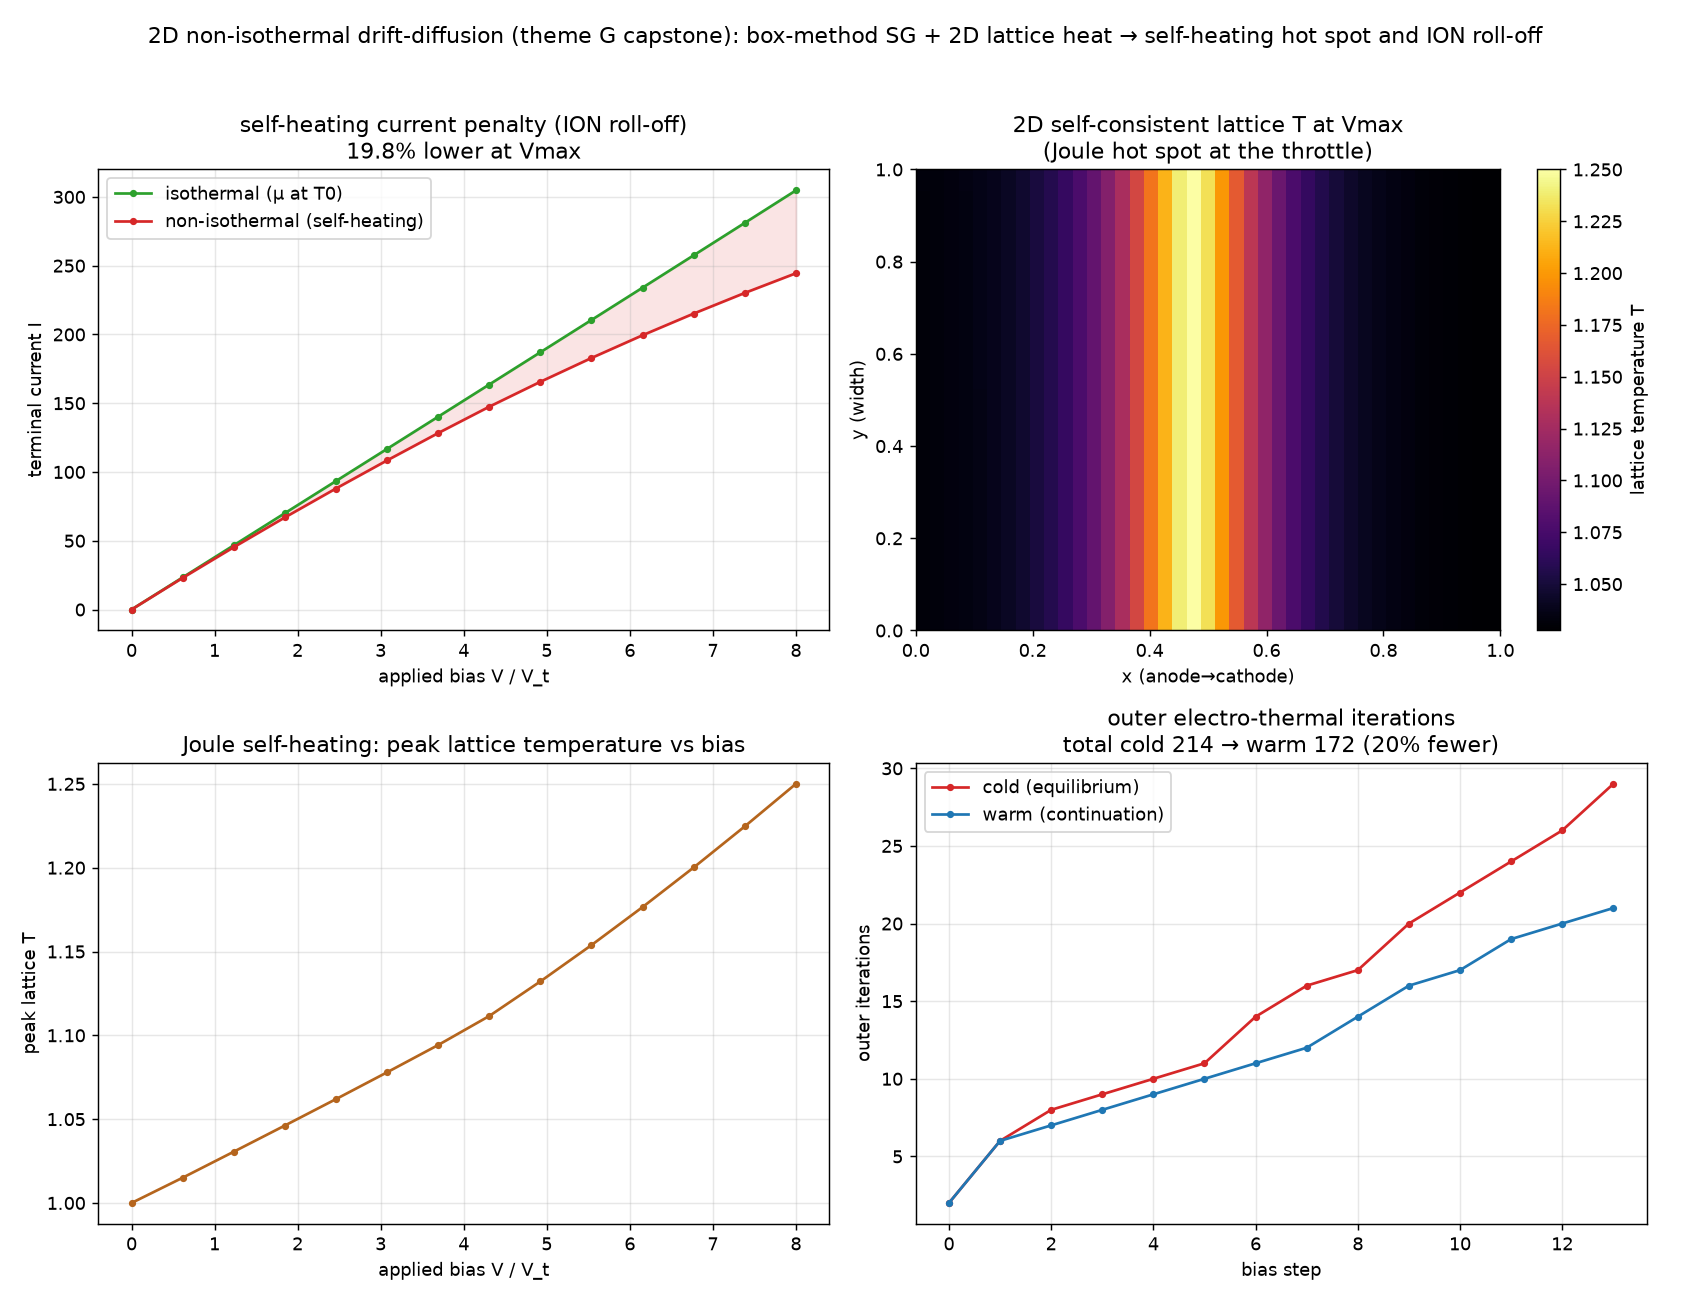

Source code (Python):
"""dd_nonisothermal_2d.py — capstone seed for research theme G: a 2-D
NON-ISOTHERMAL drift-diffusion device, fusing the 2-D/3-D self-heating heat
solve (⑰ cfet_thermal_crosstalk.py, ⑲ ...3d.py) with the 1-D non-isothermal DD
coupling (⑱ dd_nonisothermal_1d.py). This is the "2-D non-isothermal DD" next
axis flagged in RESEARCH_THEMES theme G and LITREVIEW_G §4.

Model (scaled, steady, unipolar electrons — an n-i-n resistive channel so a real
current dissipates power):
  * Electrical: nonlinear Poisson for psi (5-point) + a 2-D BOX-METHOD (finite-volume)
    Scharfetter-Gummel electron-continuity solve, coupled by a Gummel map. Bias is
    applied across x (anode x=0, cathode x=L); the y-edges are insulated.
  * Thermal: a 2-D lattice heat equation  -kappa (T_xx+T_yy) + h (T-T0) = beta Q,
    Q = J . E the electron Joule power, on P1 triangles (weak form), distributed
    substrate sink h, insulated boundaries.
  * Feedback: phonon-limited mobility mu(T)=(T/T0)^-alpha carried PER EDGE from the
    local lattice temperature, so heating lowers mobility, raises resistance, and
    degrades the current (self-heating ION roll-off) — now with a 2-D hot spot.

Self-consistency is an outer, under-relaxed electro-thermal loop (solve DD at the
current T -> Joule power -> solve heat -> update T). Idea C: a bias-continuation
warm-start cuts outer iterations; the FE/DD solve keeps accuracy.

Shows: a 2-D self-consistent lattice-temperature field with a Joule hot spot, the
self-heating current penalty vs the isothermal device, and the warm-start saving.

Honest scope: 2-D, scaled units, UNIPOLAR (electron) transport on a structured grid
box method (not the full 2-carrier Full-Newton system, which needs variable scaling),
mobility the only explicit T channel. The Poisson, continuity and heat solves are all
genuinely 2-D, but the doping throttle spans the full width, so the current (and hence
the hot spot) is a y-uniform band — a series resistor. A laterally-varying geometry
(constriction, L-channel, or the CFET footprints of ⑰/⑲) is the natural next step
that makes the field 2-D in both axes. A seed toward full 2-D non-isothermal DD. No ML.

Run:  python3 dd_nonisothermal_2d.py       (writes dd_nonisothermal_2d.png)
      python3 dd_nonisothermal_2d.py --help
"""
from __future__ import annotations

import argparse

import numpy as np
import scipy.sparse as sp
import scipy.sparse.linalg as spla

SEED = 20260725
LAMBDA2 = 3e-4          # scaled Debye length squared
C0 = 40.0               # scaled contact doping (N/n_i)
XD, WD = 0.5, 0.10      # centre / width of the lightly-doped throttle (x)
KAPPA = 5e-3            # lattice heat conduction
HSINK = 0.5             # distributed substrate sink
T0 = 1.0
ALPHA = 1.5             # phonon-limited mobility exponent
BETA_Q = 3.0e-2         # Joule-power -> temperature coupling
OMEGA = 0.5             # outer under-relaxation


def bern(x):
    x = np.asarray(x, dtype=float)
    out = np.ones_like(x)
    big = np.abs(x) > 1e-10
    out[big] = x[big] / np.expm1(x[big])
    return out


def doping_1d(xs):
    return C0 * (1.0 - 0.97 * np.exp(-((xs - XD) / WD) ** 2))


def mobility(T):
    return (T / T0) ** (-ALPHA)


def build_grid(nx, ny):
    xs = np.linspace(0, 1, nx); ys = np.linspace(0, 1, ny)
    hx = xs[1] - xs[0]; hy = ys[1] - ys[0]
    X, Y = np.meshgrid(xs, ys, indexing="ij")         # X[i,j], i->x, j->y
    nodes = np.column_stack([X.ravel(), Y.ravel()])
    return xs, ys, hx, hy, nodes


def nid(i, j, ny):
    return i * ny + j


def heat_fe(nodes, nx, ny, hx, hy):
    """P1 stiffness K and lumped mass ml on the two-triangle split of each cell."""
    N = nx * ny
    rows, cols, vals = [], [], []
    ml = np.zeros(N)
    tris = []
    for i in range(nx - 1):
        for j in range(ny - 1):
            a = nid(i, j, ny); b = nid(i + 1, j, ny)
            c = nid(i + 1, j + 1, ny); d = nid(i, j + 1, ny)
            tris.append((a, b, c)); tris.append((a, c, d))
    for t in tris:
        p = nodes[list(t)]
        bco = np.array([p[1, 1] - p[2, 1], p[2, 1] - p[0, 1], p[0, 1] - p[1, 1]])
        cco = np.array([p[2, 0] - p[1, 0], p[0, 0] - p[2, 0], p[1, 0] - p[0, 0]])
        area = 0.5 * abs((p[1, 0] - p[0, 0]) * (p[2, 1] - p[0, 1])
                         - (p[2, 0] - p[0, 0]) * (p[1, 1] - p[0, 1]))
        Ke = (np.outer(bco, bco) + np.outer(cco, cco)) / (4.0 * area)
        for a in range(3):
            ml[t[a]] += area / 3.0
            for b in range(3):
                rows.append(t[a]); cols.append(t[b]); vals.append(Ke[a, b])
    K = sp.csr_matrix((vals, (rows, cols)), shape=(N, N))
    return K, ml


def edges(nx, ny):
    """List of (a, b, dir) grid edges; dir 0 = x-edge, 1 = y-edge."""
    ex = []
    for i in range(nx - 1):
        for j in range(ny):
            ex.append((nid(i, j, ny), nid(i + 1, j, ny), 0))
    for i in range(nx):
        for j in range(ny - 1):
            ex.append((nid(i, j, ny), nid(i, j + 1, ny), 1))
    return np.array(ex, dtype=np.int64)


def poisson_gummel(psi, n_k, psi_k, C, Lap, interior, dirich, psi_bc, lam2):
    """One nonlinear-Poisson Newton solve (Gummel exp update, unipolar electrons).
    The Newton step is clamped (|dpsi| <= 2) and the exp argument capped so a large
    applied bias cannot make the linearization overflow / go singular."""
    N = len(psi)
    psi = psi.copy(); psi[dirich] = psi_bc[dirich]
    for _ in range(30):
        nn = n_k * np.exp(np.clip(psi - psi_k, -40.0, 40.0))
        F = -lam2 * (Lap @ psi) - (C - nn)
        Jm = (-lam2 * Lap + sp.diags(nn)).tocsr()
        d = np.zeros(N)
        d[interior] = spla.spsolve(Jm[interior][:, interior].tocsc(), -F[interior])
        d = np.clip(d, -2.0, 2.0)                      # damped Newton (global convergence)
        psi = psi + d
        if np.max(np.abs(d[interior])) < 1e-10:
            break
    n = n_k * np.exp(np.clip(psi - psi_k, -40.0, 40.0))
    return psi, n


def continuity_box(psi, muE, edge, we, N, interior, dirich, n_bc):
    """Box-method Scharfetter-Gummel electron continuity: assemble and solve for n."""
    a = edge[:, 0]; b = edge[:, 1]
    dpsi = psi[b] - psi[a]
    Bp = bern(dpsi) * muE * we           # coefficient multiplying n_b in I_{a->b}
    Bm = bern(-dpsi) * muE * we          # coefficient multiplying n_a
    rows = np.concatenate([a, a, b, b])
    cols = np.concatenate([a, b, b, a])
    # node a balance: -Bm n_a + Bp n_b ; node b balance (opposite sign of I_ab): +Bm n_a - Bp n_b
    data = np.concatenate([-Bm, Bp, -Bp, Bm])
    A = sp.csr_matrix((data, (rows, cols)), shape=(N, N))
    rhs = np.zeros(N)
    n = np.zeros(N); n[dirich] = n_bc[dirich]
    rhs[interior] = -(A[interior][:, dirich] @ n_bc[dirich])
    n[interior] = spla.spsolve(A[interior][:, interior].tocsc(), rhs[interior])
    n = np.clip(n, 1e-30, None)
    return n


def _bc(V, nodes, C):
    left = nodes[:, 0] <= 1e-9; right = nodes[:, 0] >= 1 - 1e-9
    dirich = left | right; interior = np.where(~dirich)[0]
    psi_eq = np.arcsinh(C / 2.0); n_eq = np.exp(psi_eq)
    psi_bc = psi_eq.copy(); psi_bc[left] = psi_eq[left] + V
    return dirich, interior, psi_bc, n_eq


def dd_sweep(V, xs, ys, hx, hy, nodes, edge, Lap, muE, we, C, psi, n):
    """ONE coupled Gummel sweep: nonlinear Poisson (given n) then box-SG electron
    continuity (given psi). Returns psi, n, nodal Joule power Q, terminal current I."""
    nx = len(xs); N = nx * len(ys)
    dirich, interior, psi_bc, n_eq = _bc(V, nodes, C)
    psi, n = poisson_gummel(psi, n, psi.copy(), C, Lap, interior, dirich, psi_bc, LAMBDA2)
    n[dirich] = n_eq[dirich]
    n = continuity_box(psi, muE, edge, we, N, interior, dirich, n_eq)

    dpsi = psi[edge[:, 1]] - psi[edge[:, 0]]
    Ie = (bern(dpsi) * n[edge[:, 1]] - bern(-dpsi) * n[edge[:, 0]]) * muE * we
    q_edge = np.abs(Ie * dpsi)
    Q = np.zeros(N)
    np.add.at(Q, edge[:, 0], 0.5 * q_edge)
    np.add.at(Q, edge[:, 1], 0.5 * q_edge)
    imid = nx // 2
    xmask = (edge[:, 2] == 0) & (nodes[edge[:, 0], 0] <= xs[imid] + 1e-9) \
        & (nodes[edge[:, 1], 0] >= xs[imid] - 1e-9)
    Itot = float(np.sum(Ie[xmask]))
    return psi, n, Q, Itot


def edge_weights(edge, hx, hy):
    return np.where(edge[:, 2] == 0, hy / hx, hx / hy)   # FV face/length weights


def isothermal_dd(V, xs, ys, hx, hy, nodes, edge, Lap, we, C, psi0, n0, max_sweep=40):
    """DD solved at ambient mobility (mu at T0) — the isothermal reference current."""
    muE = np.ones(len(edge))
    psi, n = psi0.copy(), n0.copy()
    I = 0.0
    for _ in range(max_sweep):
        psi_k = psi.copy()
        psi, n, _, I = dd_sweep(V, xs, ys, hx, hy, nodes, edge, Lap, muE, we, C, psi, n)
        if np.max(np.abs(psi - psi_k)) < 1e-6:
            break
    return I


def _laplacian5(nx, ny, hx, hy):
    N = nx * ny
    rows, cols, vals = [], [], []
    for i in range(nx):
        for j in range(ny):
            k = nid(i, j, ny); diag = 0.0
            for di, dj, h in ((1, 0, hx), (-1, 0, hx), (0, 1, hy), (0, -1, hy)):
                ii, jj = i + di, j + dj
                if 0 <= ii < nx and 0 <= jj < ny:
                    w = 1.0 / h ** 2
                    rows.append(k); cols.append(nid(ii, jj, ny)); vals.append(w)
                    diag -= w
            rows.append(k); cols.append(k); vals.append(diag)
    return sp.csr_matrix((vals, (rows, cols)), shape=(N, N))


def electro_thermal(V, xs, ys, hx, hy, nodes, edge, Lap, we, C, Kk, ml, psi0, n0, T0f,
                    tol=3e-4, max_it=60):
    """Fully-coupled sweep: each outer iteration does one DD Gummel sweep (mobility
    from the current lattice T) then one heat solve (under-relaxed). DD and thermal
    fields converge together."""
    psi, n, T = psi0.copy(), n0.copy(), T0f.copy()
    Asys = (Kk + sp.diags(HSINK * ml)).tocsc()
    Itot = 0.0
    for it in range(1, max_it + 1):
        psi_k = psi.copy(); T_k = T.copy()
        muE = mobility(0.5 * (T[edge[:, 0]] + T[edge[:, 1]]))
        psi, n, Q, Itot = dd_sweep(V, xs, ys, hx, hy, nodes, edge, Lap, muE, we, C, psi, n)
        rhs = ml * (BETA_Q * Q) + HSINK * ml * T0
        T = T + OMEGA * (spla.spsolve(Asys, rhs) - T)
        if max(np.max(np.abs(psi - psi_k)), np.max(np.abs(T - T_k))) < tol:
            break
    return psi, n, T, it, Itot


def main():
    ap = argparse.ArgumentParser(description=__doc__,
                                 formatter_class=argparse.RawDescriptionHelpFormatter)
    ap.add_argument("--nx", type=int, default=41, help="grid nodes in x (transport)")
    ap.add_argument("--ny", type=int, default=21, help="grid nodes in y (width)")
    ap.add_argument("--vmax", type=float, default=8.0, help="max bias (units of Vt)")
    ap.add_argument("--nbias", type=int, default=14, help="bias steps")
    ap.add_argument("--out", type=str, default="dd_nonisothermal_2d.png")
    args = ap.parse_args()

    xs, ys, hx, hy, nodes = build_grid(args.nx, args.ny)
    edge = edges(args.nx, args.ny)
    Kf, ml = heat_fe(nodes, args.nx, args.ny, hx, hy)
    Kk = (KAPPA * Kf).tocsc()
    Lap = _laplacian5(args.nx, args.ny, hx, hy)       # grid-only, build once
    we = edge_weights(edge, hx, hy)
    N = args.nx * args.ny
    C = doping_1d(nodes[:, 0]); psi_eq = np.arcsinh(C / 2.0); n_eq = np.exp(psi_eq)
    T0f = np.full(N, T0)

    # equilibrium check
    _, _, Teq, _, I0 = electro_thermal(0.0, xs, ys, hx, hy, nodes, edge, Lap, we, C, Kk, ml,
                                       psi_eq, n_eq, T0f)
    print(f"[validate] V=0: current I={I0:.2e} (~0), max T rise={Teq.max()-T0:.1e} (~0)")

    biases = np.linspace(0.0, args.vmax, args.nbias)
    I_iso, I_niso, Tmax, warm_it, cold_it = [], [], [], [], []
    Tfield = None

    psw, nw = psi_eq.copy(), n_eq.copy()
    Tw = T0f.copy()
    for V in biases:
        psw, nw, Tw, it, I = electro_thermal(V, xs, ys, hx, hy, nodes, edge, Lap, we, C,
                                             Kk, ml, psw, nw, Tw)
        warm_it.append(it); I_niso.append(I); Tmax.append(Tw.max())
        # isothermal reference (mobility at T0)
        Iiso = isothermal_dd(V, xs, ys, hx, hy, nodes, edge, Lap, we, C, psi_eq, n_eq)
        I_iso.append(Iiso)
        Tfield = Tw.copy()

    for V in biases:
        _, _, _, it, _ = electro_thermal(V, xs, ys, hx, hy, nodes, edge, Lap, we, C,
                                         Kk, ml, psi_eq, n_eq, T0f)
        cold_it.append(it)

    I_iso = np.abs(np.array(I_iso)); I_niso = np.abs(np.array(I_niso))
    penalty = 100.0 * (1.0 - I_niso[-1] / max(I_iso[-1], 1e-30))
    tc, tw = int(sum(cold_it)), int(sum(warm_it))
    print(f"\n2D non-isothermal drift-diffusion: {args.nx}x{args.ny} grid, "
          f"{args.nbias} bias steps")
    print(f"  self-heating current penalty at Vmax: {penalty:.1f}% "
          f"(I_niso {I_niso[-1]:.3e} < I_iso {I_iso[-1]:.3e})")
    print(f"  max lattice temperature rise: {Tmax[-1]-T0:.3f} (x T0={T0})")
    print(f"  outer electro-thermal iters  cold {tc}  warm {tw}  "
          f"({100*(tc-tw)/max(tc,1):.0f}% fewer via bias-continuation warm-start)")

    _plot(args.out, xs, ys, args.nx, args.ny, nodes, biases, I_iso, I_niso,
          np.array(Tmax), Tfield, cold_it, warm_it, penalty, tc, tw, T0)
    print(f"wrote {args.out}")


def _plot(out, xs, ys, nx, ny, nodes, biases, I_iso, I_niso, Tmax, Tfield,
          cold_it, warm_it, penalty, tc, tw, T0):
    import matplotlib
    matplotlib.use("Agg")
    import matplotlib.pyplot as plt
    fig, ax = plt.subplots(2, 2, figsize=(13, 10))

    ax[0, 0].plot(biases, I_iso, "-o", ms=3, color="#2ca02c", label="isothermal (μ at T0)")
    ax[0, 0].plot(biases, I_niso, "-o", ms=3, color="#d62728", label="non-isothermal (self-heating)")
    ax[0, 0].fill_between(biases, I_niso, I_iso, color="#d62728", alpha=0.12)
    ax[0, 0].set_xlabel("applied bias V / V_t"); ax[0, 0].set_ylabel("terminal current I")
    ax[0, 0].set_title(f"self-heating current penalty (ION roll-off)\n{penalty:.1f}% lower at Vmax")
    ax[0, 0].legend(); ax[0, 0].grid(True, alpha=0.3)

    Tg = Tfield.reshape(nx, ny)
    im = ax[0, 1].imshow(Tg.T, origin="lower", extent=[0, 1, 0, 1], cmap="inferno",
                         aspect="auto")
    fig.colorbar(im, ax=ax[0, 1], label="lattice temperature T")
    ax[0, 1].set_title("2D self-consistent lattice T at Vmax\n(Joule hot spot at the throttle)")
    ax[0, 1].set_xlabel("x (anode→cathode)"); ax[0, 1].set_ylabel("y (width)")

    ax[1, 0].plot(biases, Tmax, "-o", ms=3, color="#b5651d")
    ax[1, 0].set_xlabel("applied bias V / V_t"); ax[1, 0].set_ylabel("peak lattice T")
    ax[1, 0].set_title("Joule self-heating: peak lattice temperature vs bias")
    ax[1, 0].grid(True, alpha=0.3)

    steps = np.arange(len(cold_it))
    ax[1, 1].plot(steps, cold_it, "-o", ms=3, color="#d62728", label="cold (equilibrium)")
    ax[1, 1].plot(steps, warm_it, "-o", ms=3, color="#1f77b4", label="warm (continuation)")
    ax[1, 1].set_title(f"outer electro-thermal iterations\ntotal cold {tc} → warm {tw} "
                       f"({100*(tc-tw)/max(tc,1):.0f}% fewer)")
    ax[1, 1].set_xlabel("bias step"); ax[1, 1].set_ylabel("outer iterations")
    ax[1, 1].legend(); ax[1, 1].grid(True, alpha=0.3)

    fig.suptitle("2D non-isothermal drift-diffusion (theme G capstone): box-method SG + "
                 "2D lattice heat → self-heating hot spot and ION roll-off", fontsize=12)
    fig.tight_layout(rect=[0, 0, 1, 0.96])
    fig.savefig(out, dpi=130)


if __name__ == "__main__":
    main()
